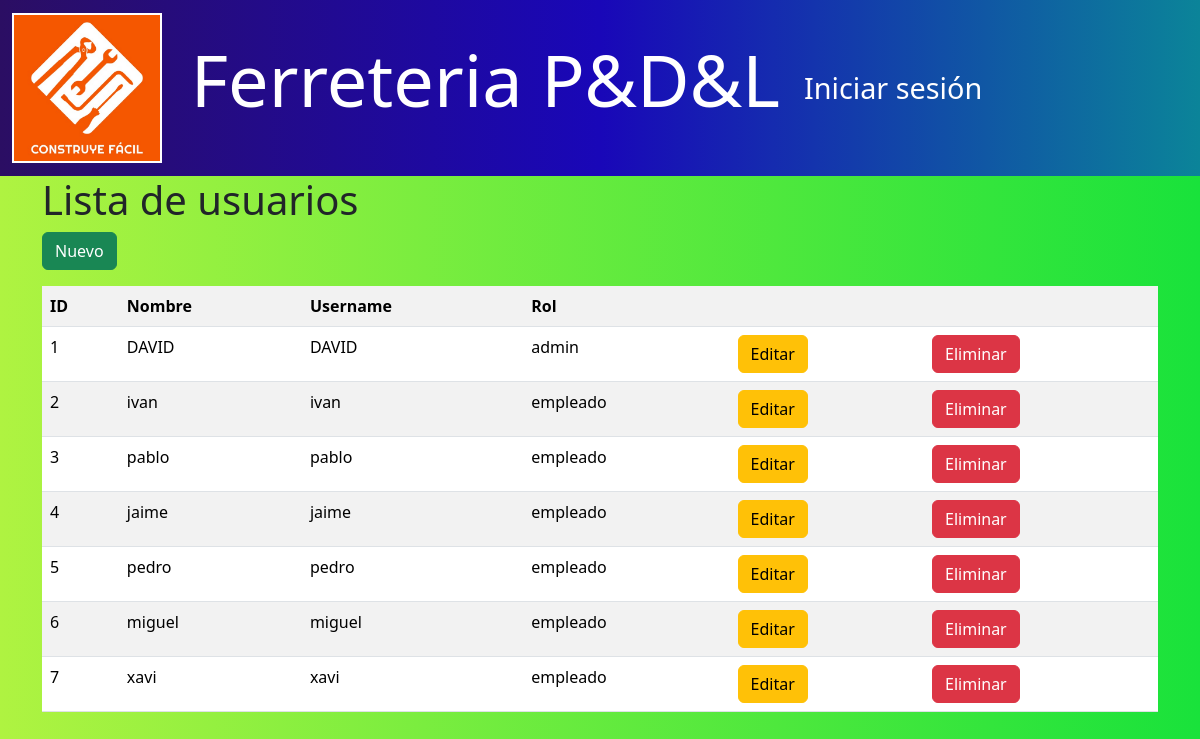
Screenshot of /usuarios/ with the database file from the repository.
### models/usuario_model.py (models this page shows, shortened)
class Usuario(db.Model):
    __tablename__ = "usuarios"
    id = db.Column(db.Integer,primary_key=True)
    nombre = db.Column(db.String(80),nullable=False)
    username = db.Column(db.String(50),nullable=False)
    password = db.Column(db.String,nullable=False)
    rol = db.Column(db.String(20),nullable=False)
    ventas = relationship("Venta", back_populates="empleado")
    @staticmethod
    def get_all():
        return Usuario.query.all()

### controllers/usuario_controller.py (the view)
@usuario_bp.route("/")
def index():
    usuarios = Usuario.get_all()
    return usuario_view.list(usuarios)

### run.py (called while the page is built)
@app.context_processor
def inject_active_path():
    def is_active(path):
        return 'active' if request.path == path else ''
    return(dict(is_active =  is_active))

### views/usuario_view.py (called while the page is built)
def list(usuarios):
    return render_template('usuarios/index.html', usuarios=usuarios)

### templates/usuarios/index.html (shortened to what this page needs)
{% extends 'base.html' %}
{% block content %}
<h1>Lista de  usuarios</h1>
<a href="{{url_for('usuario.create')}}" class="btn btn-success mb-3">Nuevo</a>
<table class="table table-striped">
    <tr>
        <th>ID</th>
        <th>Nombre</th>
        <th>Username</th>
        <th>Rol</th>
        <th></th>
        <th></th>
    </tr>
    {% for item in usuarios %}
    <tr>
        <td>{{item.id}}</td>
        <td>{{item.nombre}}</td>
        <td>{{item.username}}</td>
        <td>{{item.rol}}</td>
        <td>
            <a href="{{url_for('usuario.edit',id=item.id)}}" class="btn btn-warning" >Editar</a>
        </td>
        <td>
            <a href="{{ url_for ('usuario.delete',id=item.id) }}" class="btn btn-danger">Eliminar</a>
        </td>
    </tr>
    {% endfor %}
</table>
{% endblock %}

### templates/base.html (style rules this page uses)
body { background: linear-gradient(to right, #aff341, #19e23b); min-height: 100vh; }

### rows the page displays
Usuario: id "1", nombre "DAVID", username "DAVID", rol "admin"
Usuario: id "2", nombre "ivan", username "ivan", rol "empleado"
Usuario: id "3", nombre "pablo", username "pablo", rol "empleado"
Usuario: id "4", nombre "jaime", username "jaime", rol "empleado"
Usuario: id "5", nombre "pedro", username "pedro", rol "empleado"
Usuario: id "6", nombre "miguel", username "miguel", rol "empleado"
Usuario: id "7", nombre "xavi", username "xavi", rol "empleado"
